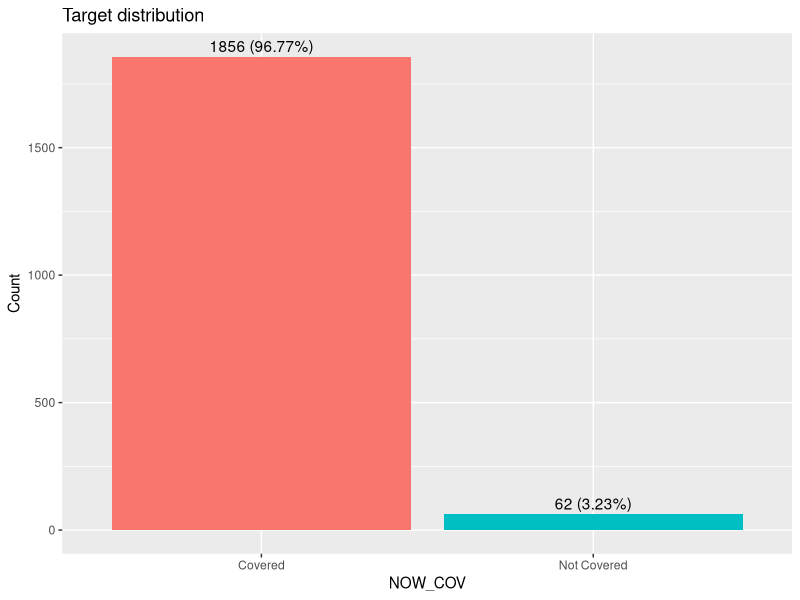
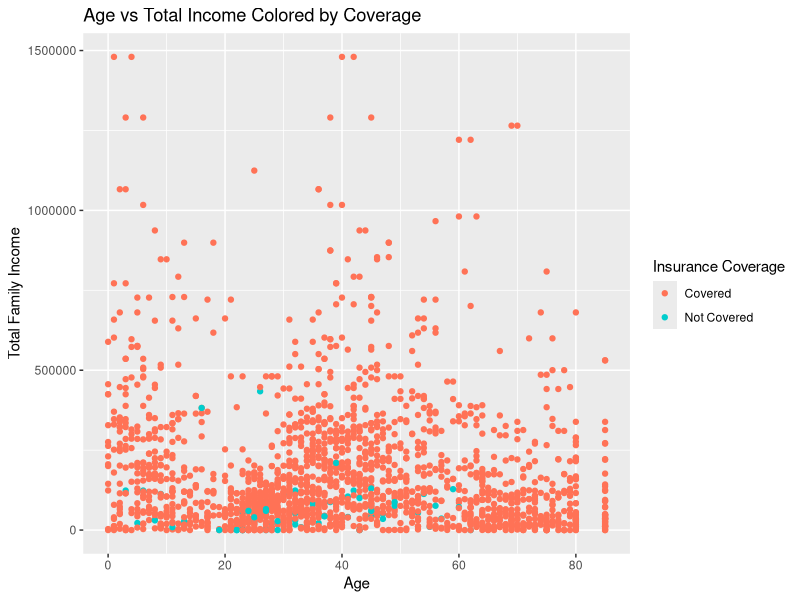
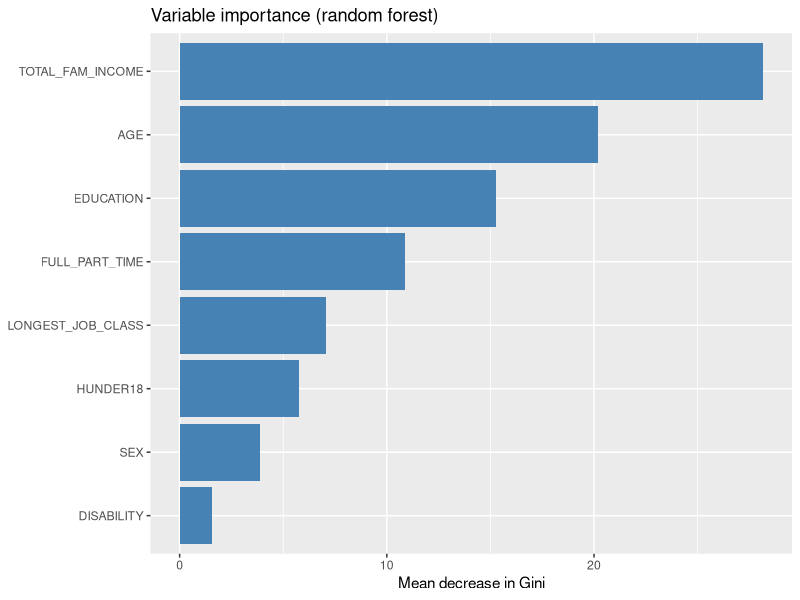
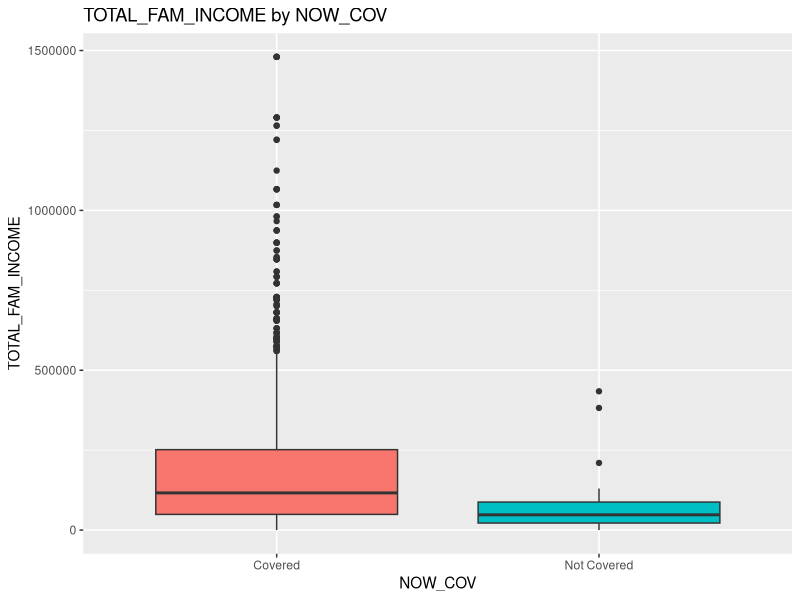
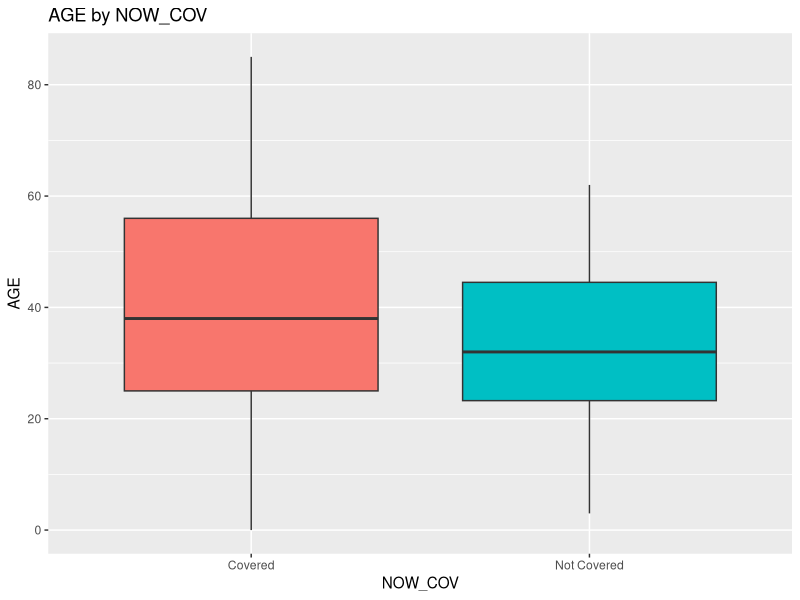
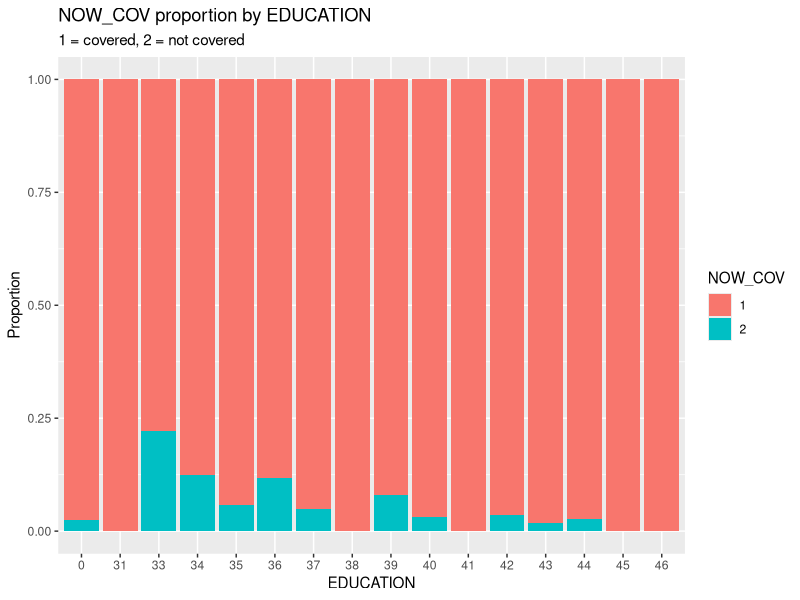

Reproduce these figures in R, in order.
## ---- chunk 1
library(readr)
Insurance_data <- read_csv("InsuranceData_correctedcolumns.csv")
View(Insurance_data)
## ---- chunk 2
library(tidyverse)

df <- Insurance_data |>  select(where(~ !all(is.na(.x))))

# dropping state since all are from DC 
df <- df|> select(-STATE)

# make rows into factors 
df <- df |> 
  mutate(
    NOW_COV  = factor(NOW_COV),
    A_SEX    = factor(A_SEX),
    LJCW     = factor(LJCW),
    PRWKSTAT = factor(PRWKSTAT),
    A_HGA    = factor(A_HGA),
    PRDISFLG    = factor(PRDISFLG)
  )

# rename columns for clarity, some are kept the same 
df <- df |>
  rename(
    # NOW_COV: 1 = covered, 2 = not covered 
    NOW_COV = NOW_COV, 
    
    # sex: 1 = Male, 2 = Female
    SEX = A_SEX,
    
    # class of longest job 
    # 0 = NIU, 1 = private, 2 = federal, 3 = state, 4 = local, 
    # 5 = self employed incorporated, yes, 6 = self employed incorporated, no or farm
    # 7 = without pay
    LONGEST_JOB_CLASS = LJCW,
    
    # full or part time work 
    # 00 = NIU, 01 = Not in labor force, 02 = FT hours (35+), usually FT
    # 03 = PT for economic reasons, usually FT, 04 = PT for non-economic reasons, usually FT
    # 05 = Not at work, usually FT, 06 = PT hrs, usually PT for economic reasons
    # 07 = PT hrs, usually PT for non-economic, 08 = FT hours, usually PT for economic reasons
    # 09 = FT hours, usually PT for non-economic reasons, 10 = Not at work, usually part-time
    # 11 = Unemployed FT, 12 = Unemployed PT
    FULL_PART_TIME = PRWKSTAT,
    
    # highest grade achieved 
    # 0 = Children, 31 = Less than 1st grade, 32 = 1st,2nd,3rd,or 4th grade
    # 33 = 5th or 6th grade, 34 = 7th and 8th grade, 35 = 9th grade
    # 36 = 10th grade, 37 = 11th grade, 38 = 12th grade no diploma
    # 39 = High school graduate - high school diploma or equivalent
    # 40 = Some college but no degree, 41 = Associate degree in college occupation program
    # 42 = Associate degree in college, 43 = Bachelor's degree, 44 = Master's degree, 
    # 45 = Professional school degree, 46 = Doctorate degree
    EDUCATION = A_HGA, 
    
    # disability 
    # -1 = NIU, 1 = Yes, 2 = No
    DISABILITY = PRDISFLG, 
    
    # age
    AGE = A_AGE,
    
    # Number of persons in household under age 18
    HUNDER18 = HUNDER18, 
    
    # Total family income 
    TOTAL_FAM_INCOME = FTOTVAL
  )

summary(df)

## ---- chunk 3

summary(df)

target_tbl <- df |> 
  count(NOW_COV) |> 
  mutate(pct = round(100 * n / sum(n), 2))

print(target_tbl)


ggplot(target_tbl, aes(factor(NOW_COV), n, fill = factor(NOW_COV))) +
  geom_col(show.legend = FALSE) +
  geom_text(aes(label = paste0(n, " (", pct, "%)")), vjust = -0.4) + 
  scale_x_discrete(labels = c("1" = "Covered", "2" = "Not Covered")) + 
  labs(title = "Target distribution", x = "NOW_COV", y = "Count")

#numeric pred. by summary group

df |> 
  group_by(NOW_COV) |> 
  summarise(
    n = n(),
    mean_age = mean(AGE), median_age = median(AGE),
    mean_income = mean(TOTAL_FAM_INCOME), median_income= median(TOTAL_FAM_INCOME),
    mean_under18 = mean(HUNDER18)
  )
## ---- chunk 4

# scatter plot of age vs income 

ggplot(df, aes(x = AGE, y = TOTAL_FAM_INCOME, color = NOW_COV)) + geom_point() +
  labs(title = "Age vs Total Income Colored by Coverage", 
       x = "Age", y = "Total Family Income") + 
  scale_color_manual(name = "Insurance Coverage", values = c("1" = "coral1", "2" = "cyan3"), labels = c("1" = "Covered", "2" = "Not Covered")) + 
  scale_size_manual(values = c("1" = 1.5, "2" = 6))

## ---- chunk 5
#install.packages("randomForest")
library(randomForest)

rf <- randomForest(NOW_COV ~ ., data = df, ntree = 500, importance = TRUE)

imp <- importance(rf) %>%
  as.data.frame() %>%
  rownames_to_column("variable") %>%
  arrange(desc(MeanDecreaseGini))
print(imp)

ggplot(imp, aes(reorder(variable, MeanDecreaseGini), MeanDecreaseGini)) +
  geom_col(fill = "steelblue") +
  coord_flip() +
  scale_x_discrete(labels = c("1" = "Covered", "2" = "Not Covered")) + 
  labs(title = "Variable importance (random forest)", x = NULL,
       y = "Mean decrease in Gini")

top_vars <- head(imp$variable, 3)
print(top_vars)

for (v in top_vars) {
  cat("\n---", v, "---\n")
  
  if (is.numeric(df[[v]])) {
    # numeric: summary by target + boxplot
    print(df %>% group_by(NOW_COV) %>% summarise(
      min = min(.data[[v]]), median = median(.data[[v]]),
      mean = mean(.data[[v]]), max = max(.data[[v]])))
    
    p <- ggplot(df, aes(NOW_COV, .data[[v]], fill = NOW_COV)) +
      geom_boxplot(show.legend = FALSE) +
      scale_x_discrete(labels = c("1" = "Covered", "2" = "Not Covered")) + 
      labs(title = paste(v, "by NOW_COV"), x = "NOW_COV")
    if (v == "FOTHVAL") p <- p + scale_y_continuous(trans = "pseudo_log")
    print(p)
    
  } else {
    # categorical: proportion table + stacked bar
    print(round(prop.table(table(df[[v]], df$NOW_COV), margin = 1), 3))
    
    print(ggplot(df, aes(.data[[v]], fill = NOW_COV)) +
            geom_bar(position = "fill") +
            labs(title = paste("NOW_COV proportion by", v),
                 subtitle = "1 = covered, 2 = not covered", x = v, y = "Proportion"))
    }
}
